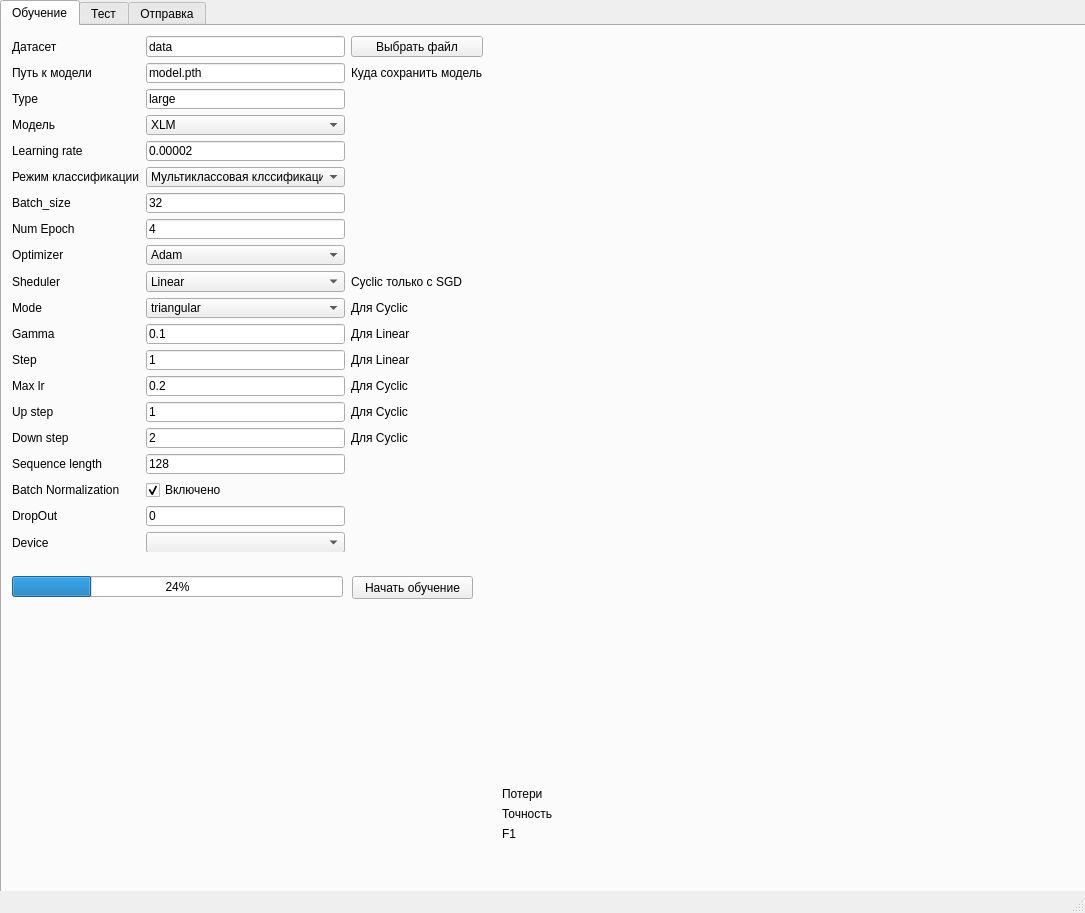
<?xml version="1.0" encoding="UTF-8"?>
<ui version="4.0">
 <class>MainWindow</class>
 <widget class="QMainWindow" name="MainWindow">
  <property name="geometry">
   <rect>
    <x>0</x>
    <y>0</y>
    <width>1085</width>
    <height>913</height>
   </rect>
  </property>
  <property name="windowTitle">
   <string>Learner</string>
  </property>
  <widget class="QWidget" name="centralwidget">
   <widget class="QTabWidget" name="tabWidget">
    <property name="geometry">
     <rect>
      <x>0</x>
      <y>0</y>
      <width>1471</width>
      <height>971</height>
     </rect>
    </property>
    <property name="currentIndex">
     <number>0</number>
    </property>
    <widget class="QWidget" name="tab">
     <attribute name="title">
      <string>Обучение</string>
     </attribute>
     <widget class="QWidget" name="gridLayoutWidget">
      <property name="geometry">
       <rect>
        <x>10</x>
        <y>10</y>
        <width>471</width>
        <height>516</height>
       </rect>
      </property>
      <layout class="QGridLayout" name="gridLayout">
       <item row="15" column="0">
        <widget class="QLabel" name="label_34">
         <property name="text">
          <string>Down step</string>
         </property>
        </widget>
       </item>
       <item row="18" column="1">
        <widget class="QLineEdit" name="lineEdit_9">
         <property name="text">
          <string>0</string>
         </property>
        </widget>
       </item>
       <item row="11" column="0">
        <widget class="QLabel" name="label_37">
         <property name="text">
          <string>Gamma</string>
         </property>
        </widget>
       </item>
       <item row="6" column="0">
        <widget class="QLabel" name="label_6">
         <property name="text">
          <string>Batch_size</string>
         </property>
        </widget>
       </item>
       <item row="11" column="2">
        <widget class="QLabel" name="label_39">
         <property name="text">
          <string>Для Linear</string>
         </property>
        </widget>
       </item>
       <item row="10" column="2">
        <widget class="QLabel" name="label_33">
         <property name="text">
          <string>Для Сyclic</string>
         </property>
        </widget>
       </item>
       <item row="9" column="1">
        <widget class="QComboBox" name="comboBox_4">
         <item>
          <property name="text">
           <string>Linear</string>
          </property>
         </item>
         <item>
          <property name="text">
           <string>Cyclic</string>
          </property>
         </item>
        </widget>
       </item>
       <item row="1" column="0">
        <widget class="QLabel" name="label_2">
         <property name="text">
          <string>Путь к модели</string>
         </property>
        </widget>
       </item>
       <item row="12" column="0">
        <widget class="QLabel" name="label_38">
         <property name="text">
          <string>Step</string>
         </property>
        </widget>
       </item>
       <item row="16" column="0">
        <widget class="QLabel" name="label_12">
         <property name="text">
          <string>Sequence length </string>
         </property>
        </widget>
       </item>
       <item row="0" column="2">
        <widget class="QPushButton" name="pushButton_4">
         <property name="text">
          <string>Выбрать файл</string>
         </property>
        </widget>
       </item>
       <item row="8" column="0">
        <widget class="QLabel" name="label_8">
         <property name="text">
          <string>Optimizer</string>
         </property>
        </widget>
       </item>
       <item row="18" column="0">
        <widget class="QLabel" name="label_14">
         <property name="text">
          <string>DropOut </string>
         </property>
        </widget>
       </item>
       <item row="19" column="0">
        <widget class="QLabel" name="label_29">
         <property name="text">
          <string>Device</string>
         </property>
        </widget>
       </item>
       <item row="8" column="1">
        <widget class="QComboBox" name="comboBox_3">
         <item>
          <property name="text">
           <string>Adam</string>
          </property>
         </item>
         <item>
          <property name="text">
           <string>AdamW</string>
          </property>
         </item>
         <item>
          <property name="text">
           <string>SGD</string>
          </property>
         </item>
        </widget>
       </item>
       <item row="10" column="0">
        <widget class="QLabel" name="label_32">
         <property name="text">
          <string>Mode</string>
         </property>
        </widget>
       </item>
       <item row="16" column="1">
        <widget class="QLineEdit" name="lineEdit_10">
         <property name="text">
          <string>128</string>
         </property>
        </widget>
       </item>
       <item row="13" column="2">
        <widget class="QLabel" name="label_35">
         <property name="text">
          <string>Для Сyclic</string>
         </property>
        </widget>
       </item>
       <item row="5" column="1">
        <widget class="QComboBox" name="comboBox_2">
         <item>
          <property name="text">
           <string>Мультиклассовая клссификация</string>
          </property>
         </item>
         <item>
          <property name="text">
           <string>Бинарная классификация</string>
          </property>
         </item>
        </widget>
       </item>
       <item row="7" column="1">
        <widget class="QLineEdit" name="lineEdit_5">
         <property name="text">
          <string>4</string>
         </property>
        </widget>
       </item>
       <item row="12" column="2">
        <widget class="QLabel" name="label_40">
         <property name="text">
          <string>Для Linear</string>
         </property>
        </widget>
       </item>
       <item row="15" column="1">
        <widget class="QLineEdit" name="lineEdit_15">
         <property name="text">
          <string>2</string>
         </property>
        </widget>
       </item>
       <item row="9" column="0">
        <widget class="QLabel" name="label_9">
         <property name="text">
          <string>Sheduler</string>
         </property>
        </widget>
       </item>
       <item row="9" column="2">
        <widget class="QLabel" name="label_42">
         <property name="text">
          <string>Cyclic только c SGD</string>
         </property>
        </widget>
       </item>
       <item row="12" column="1">
        <widget class="QLineEdit" name="lineEdit_17">
         <property name="text">
          <string>1</string>
         </property>
        </widget>
       </item>
       <item row="7" column="0">
        <widget class="QLabel" name="label_7">
         <property name="text">
          <string>Num Epoch</string>
         </property>
        </widget>
       </item>
       <item row="5" column="0">
        <widget class="QLabel" name="label_5">
         <property name="text">
          <string>Режим классификации</string>
         </property>
        </widget>
       </item>
       <item row="0" column="1">
        <widget class="QLineEdit" name="lineEdit">
         <property name="text">
          <string>data</string>
         </property>
        </widget>
       </item>
       <item row="4" column="1">
        <widget class="QLineEdit" name="lineEdit_3">
         <property name="text">
          <string>0.00002</string>
         </property>
        </widget>
       </item>
       <item row="3" column="1">
        <widget class="QComboBox" name="comboBox">
         <item>
          <property name="text">
           <string>XLM</string>
          </property>
         </item>
         <item>
          <property name="text">
           <string>Multilingual BERT</string>
          </property>
         </item>
        </widget>
       </item>
       <item row="14" column="1">
        <widget class="QLineEdit" name="lineEdit_11">
         <property name="text">
          <string>1</string>
         </property>
        </widget>
       </item>
       <item row="15" column="2">
        <widget class="QLabel" name="label_36">
         <property name="text">
          <string>Для Сyclic</string>
         </property>
        </widget>
       </item>
       <item row="6" column="1">
        <widget class="QLineEdit" name="lineEdit_4">
         <property name="text">
          <string>32</string>
         </property>
        </widget>
       </item>
       <item row="17" column="1">
        <widget class="QCheckBox" name="checkBox">
         <property name="enabled">
          <bool>true</bool>
         </property>
         <property name="tabletTracking">
          <bool>false</bool>
         </property>
         <property name="text">
          <string>Включено</string>
         </property>
         <property name="checked">
          <bool>true</bool>
         </property>
         <property name="tristate">
          <bool>false</bool>
         </property>
        </widget>
       </item>
       <item row="1" column="1">
        <widget class="QLineEdit" name="lineEdit_2">
         <property name="text">
          <string>model.pth</string>
         </property>
        </widget>
       </item>
       <item row="3" column="0">
        <widget class="QLabel" name="label_3">
         <property name="text">
          <string>Модель</string>
         </property>
        </widget>
       </item>
       <item row="14" column="0">
        <widget class="QLabel" name="label_11">
         <property name="text">
          <string>Up step</string>
         </property>
        </widget>
       </item>
       <item row="10" column="1">
        <widget class="QComboBox" name="comboBox_9">
         <item>
          <property name="text">
           <string>triangular</string>
          </property>
         </item>
         <item>
          <property name="text">
           <string>triangular2</string>
          </property>
         </item>
         <item>
          <property name="text">
           <string>exp_range</string>
          </property>
         </item>
        </widget>
       </item>
       <item row="4" column="0">
        <widget class="QLabel" name="label_4">
         <property name="text">
          <string>Learning rate</string>
         </property>
        </widget>
       </item>
       <item row="0" column="0">
        <widget class="QLabel" name="label">
         <property name="text">
          <string>Датасет</string>
         </property>
        </widget>
       </item>
       <item row="11" column="1">
        <widget class="QLineEdit" name="lineEdit_16">
         <property name="text">
          <string>0.1</string>
         </property>
        </widget>
       </item>
       <item row="13" column="0">
        <widget class="QLabel" name="label_10">
         <property name="text">
          <string>Max lr</string>
         </property>
        </widget>
       </item>
       <item row="14" column="2">
        <widget class="QLabel" name="label_31">
         <property name="text">
          <string>Для Сyclic</string>
         </property>
        </widget>
       </item>
       <item row="19" column="1">
        <widget class="QComboBox" name="comboBox_7"/>
       </item>
       <item row="1" column="2">
        <widget class="QLabel" name="label_41">
         <property name="text">
          <string>Куда сохранить модель</string>
         </property>
        </widget>
       </item>
       <item row="13" column="1">
        <widget class="QLineEdit" name="lineEdit_8">
         <property name="text">
          <string>0.2</string>
         </property>
        </widget>
       </item>
       <item row="17" column="0">
        <widget class="QLabel" name="label_13">
         <property name="text">
          <string>Batch Normalization</string>
         </property>
        </widget>
       </item>
       <item row="2" column="0">
        <widget class="QLabel" name="label_47">
         <property name="text">
          <string>Type</string>
         </property>
        </widget>
       </item>
       <item row="2" column="1">
        <widget class="QLineEdit" name="lineEdit_21">
         <property name="text">
          <string>large</string>
         </property>
        </widget>
       </item>
      </layout>
     </widget>
     <widget class="QPushButton" name="pushButton">
      <property name="geometry">
       <rect>
        <x>350</x>
        <y>550</y>
        <width>121</width>
        <height>23</height>
       </rect>
      </property>
      <property name="text">
       <string>Начать обучение</string>
      </property>
     </widget>
     <widget class="QProgressBar" name="progressBar">
      <property name="geometry">
       <rect>
        <x>10</x>
        <y>550</y>
        <width>331</width>
        <height>21</height>
       </rect>
      </property>
      <property name="value">
       <number>24</number>
      </property>
     </widget>
     <widget class="QWidget" name="verticalLayoutWidget">
      <property name="geometry">
       <rect>
        <x>490</x>
        <y>9</y>
        <width>571</width>
        <height>741</height>
       </rect>
      </property>
      <layout class="QVBoxLayout" name="verticalLayout">
       <item>
        <widget class="QWidget" name="widget" native="true"/>
       </item>
       <item>
        <widget class="QWidget" name="widget_2" native="true"/>
       </item>
       <item>
        <widget class="QWidget" name="widget_3" native="true"/>
       </item>
      </layout>
     </widget>
     <widget class="QLabel" name="label_15">
      <property name="geometry">
       <rect>
        <x>500</x>
        <y>810</y>
        <width>521</width>
        <height>51</height>
       </rect>
      </property>
      <property name="text">
       <string/>
      </property>
     </widget>
     <widget class="QLabel" name="label_26">
      <property name="geometry">
       <rect>
        <x>500</x>
        <y>760</y>
        <width>511</width>
        <height>16</height>
       </rect>
      </property>
      <property name="text">
       <string>Потери</string>
      </property>
     </widget>
     <widget class="QLabel" name="label_27">
      <property name="geometry">
       <rect>
        <x>500</x>
        <y>780</y>
        <width>541</width>
        <height>16</height>
       </rect>
      </property>
      <property name="text">
       <string>Точность</string>
      </property>
     </widget>
     <widget class="QLabel" name="label_45">
      <property name="geometry">
       <rect>
        <x>500</x>
        <y>800</y>
        <width>541</width>
        <height>16</height>
       </rect>
      </property>
      <property name="text">
       <string>F1</string>
      </property>
     </widget>
    </widget>
    <widget class="QWidget" name="tab_2">
     <attribute name="title">
      <string>Тест</string>
     </attribute>
     <widget class="QWidget" name="gridLayoutWidget_2">
      <property name="geometry">
       <rect>
        <x>20</x>
        <y>0</y>
        <width>531</width>
        <height>158</height>
       </rect>
      </property>
      <layout class="QGridLayout" name="gridLayout_2">
       <item row="1" column="0">
        <widget class="QLabel" name="label_19">
         <property name="text">
          <string>Путь сохранения результата</string>
         </property>
        </widget>
       </item>
       <item row="1" column="2">
        <widget class="QLineEdit" name="lineEdit_12">
         <property name="text">
          <string>output.txt</string>
         </property>
        </widget>
       </item>
       <item row="0" column="0">
        <widget class="QLabel" name="label_16">
         <property name="text">
          <string>Путь к  модели</string>
         </property>
        </widget>
       </item>
       <item row="2" column="0">
        <widget class="QLabel" name="label_17">
         <property name="text">
          <string>Модель</string>
         </property>
        </widget>
       </item>
       <item row="0" column="2">
        <widget class="QLineEdit" name="lineEdit_6">
         <property name="text">
          <string>model.pth</string>
         </property>
        </widget>
       </item>
       <item row="4" column="3">
        <widget class="QPushButton" name="pushButton_7">
         <property name="text">
          <string>Выбрать файл</string>
         </property>
        </widget>
       </item>
       <item row="4" column="2">
        <widget class="QLineEdit" name="lineEdit_7">
         <property name="text">
          <string>data</string>
         </property>
        </widget>
       </item>
       <item row="4" column="0">
        <widget class="QLabel" name="label_18">
         <property name="text">
          <string>Тестовый датасет</string>
         </property>
        </widget>
       </item>
       <item row="3" column="0">
        <widget class="QLabel" name="label_48">
         <property name="text">
          <string>Type</string>
         </property>
        </widget>
       </item>
       <item row="5" column="0">
        <widget class="QLabel" name="label_30">
         <property name="text">
          <string>Device</string>
         </property>
        </widget>
       </item>
       <item row="5" column="2">
        <widget class="QComboBox" name="comboBox_8"/>
       </item>
       <item row="0" column="3">
        <widget class="QPushButton" name="pushButton_6">
         <property name="text">
          <string>Выбрать файл</string>
         </property>
        </widget>
       </item>
       <item row="2" column="2">
        <widget class="QComboBox" name="comboBox_5">
         <item>
          <property name="text">
           <string>Multilingual BERT</string>
          </property>
         </item>
         <item>
          <property name="text">
           <string>XLM</string>
          </property>
         </item>
        </widget>
       </item>
       <item row="3" column="2">
        <widget class="QLineEdit" name="lineEdit_22">
         <property name="text">
          <string>large</string>
         </property>
        </widget>
       </item>
      </layout>
     </widget>
     <widget class="QPushButton" name="pushButton_2">
      <property name="geometry">
       <rect>
        <x>20</x>
        <y>160</y>
        <width>161</width>
        <height>23</height>
       </rect>
      </property>
      <property name="text">
       <string>Начать тестирование</string>
      </property>
     </widget>
     <widget class="Line" name="line">
      <property name="geometry">
       <rect>
        <x>560</x>
        <y>-20</y>
        <width>20</width>
        <height>511</height>
       </rect>
      </property>
      <property name="orientation">
       <enum>Qt::Vertical</enum>
      </property>
     </widget>
     <widget class="Line" name="line_2">
      <property name="geometry">
       <rect>
        <x>0</x>
        <y>230</y>
        <width>471</width>
        <height>16</height>
       </rect>
      </property>
      <property name="orientation">
       <enum>Qt::Horizontal</enum>
      </property>
     </widget>
     <widget class="QLabel" name="label_20">
      <property name="geometry">
       <rect>
        <x>20</x>
        <y>300</y>
        <width>47</width>
        <height>13</height>
       </rect>
      </property>
      <property name="text">
       <string/>
      </property>
     </widget>
     <widget class="QLabel" name="label_21">
      <property name="geometry">
       <rect>
        <x>24</x>
        <y>260</y>
        <width>361</width>
        <height>16</height>
       </rect>
      </property>
      <property name="text">
       <string>Потери: </string>
      </property>
     </widget>
     <widget class="QLabel" name="label_22">
      <property name="geometry">
       <rect>
        <x>24</x>
        <y>280</y>
        <width>321</width>
        <height>16</height>
       </rect>
      </property>
      <property name="text">
       <string>Точность: </string>
      </property>
     </widget>
     <widget class="QProgressBar" name="progressBar_2">
      <property name="geometry">
       <rect>
        <x>190</x>
        <y>160</y>
        <width>281</width>
        <height>23</height>
       </rect>
      </property>
      <property name="value">
       <number>24</number>
      </property>
     </widget>
     <widget class="QLabel" name="label_58">
      <property name="geometry">
       <rect>
        <x>20</x>
        <y>195</y>
        <width>531</width>
        <height>31</height>
       </rect>
      </property>
      <property name="text">
       <string>TextLabel</string>
      </property>
     </widget>
    </widget>
    <widget class="QWidget" name="tab_3">
     <attribute name="title">
      <string>Отправка</string>
     </attribute>
     <widget class="QWidget" name="gridLayoutWidget_3">
      <property name="geometry">
       <rect>
        <x>9</x>
        <y>9</y>
        <width>551</width>
        <height>206</height>
       </rect>
      </property>
      <layout class="QGridLayout" name="gridLayout_3">
       <item row="5" column="2">
        <widget class="QLabel" name="label_44">
         <property name="text">
          <string>Через Enter</string>
         </property>
        </widget>
       </item>
       <item row="0" column="1">
        <widget class="QLineEdit" name="lineEdit_13">
         <property name="text">
          <string>/model.pth</string>
         </property>
        </widget>
       </item>
       <item row="2" column="1">
        <widget class="QComboBox" name="comboBox_6">
         <item>
          <property name="text">
           <string>Multilingual BERT</string>
          </property>
         </item>
         <item>
          <property name="text">
           <string>XLM</string>
          </property>
         </item>
        </widget>
       </item>
       <item row="2" column="0">
        <widget class="QLabel" name="label_25">
         <property name="text">
          <string>Модель</string>
         </property>
        </widget>
       </item>
       <item row="0" column="0">
        <widget class="QLabel" name="label_23">
         <property name="text">
          <string>Путь к модели</string>
         </property>
        </widget>
       </item>
       <item row="4" column="1">
        <widget class="QLineEdit" name="lineEdit_18">
         <property name="text">
          <string>2</string>
         </property>
        </widget>
       </item>
       <item row="4" column="0">
        <widget class="QLabel" name="label_43">
         <property name="text">
          <string>Количество классов</string>
         </property>
        </widget>
       </item>
       <item row="5" column="0">
        <widget class="QLabel" name="label_28">
         <property name="text">
          <string>Метки</string>
         </property>
        </widget>
       </item>
       <item row="0" column="2">
        <widget class="QPushButton" name="pushButton_5">
         <property name="text">
          <string>Выбрать файл</string>
         </property>
        </widget>
       </item>
       <item row="1" column="1">
        <widget class="QLineEdit" name="lineEdit_14">
         <property name="text">
          <string>model</string>
         </property>
        </widget>
       </item>
       <item row="5" column="1">
        <widget class="QTextEdit" name="textEdit"/>
       </item>
       <item row="1" column="0">
        <widget class="QLabel" name="label_24">
         <property name="text">
          <string>Название модели</string>
         </property>
        </widget>
       </item>
       <item row="3" column="0">
        <widget class="QLabel" name="label_46">
         <property name="text">
          <string>Type</string>
         </property>
        </widget>
       </item>
       <item row="3" column="1">
        <widget class="QLineEdit" name="lineEdit_20">
         <property name="text">
          <string>large</string>
         </property>
        </widget>
       </item>
      </layout>
     </widget>
     <widget class="QPushButton" name="pushButton_3">
      <property name="geometry">
       <rect>
        <x>10</x>
        <y>271</y>
        <width>141</width>
        <height>23</height>
       </rect>
      </property>
      <property name="text">
       <string>Отправить</string>
      </property>
     </widget>
     <widget class="QProgressBar" name="progressBar_3">
      <property name="geometry">
       <rect>
        <x>170</x>
        <y>271</y>
        <width>311</width>
        <height>23</height>
       </rect>
      </property>
      <property name="value">
       <number>24</number>
      </property>
     </widget>
     <widget class="Line" name="line_3">
      <property name="geometry">
       <rect>
        <x>560</x>
        <y>0</y>
        <width>20</width>
        <height>541</height>
       </rect>
      </property>
      <property name="orientation">
       <enum>Qt::Vertical</enum>
      </property>
     </widget>
     <widget class="Line" name="line_4">
      <property name="geometry">
       <rect>
        <x>0</x>
        <y>303</y>
        <width>561</width>
        <height>16</height>
       </rect>
      </property>
      <property name="orientation">
       <enum>Qt::Horizontal</enum>
      </property>
     </widget>
     <widget class="QLineEdit" name="lineEdit_19">
      <property name="geometry">
       <rect>
        <x>20</x>
        <y>330</y>
        <width>531</width>
        <height>20</height>
       </rect>
      </property>
     </widget>
    </widget>
   </widget>
  </widget>
  <widget class="QStatusBar" name="statusbar"/>
  <action name="action">
   <property name="text">
    <string>п</string>
   </property>
  </action>
  <action name="action_2">
   <property name="text">
    <string>р</string>
   </property>
  </action>
 </widget>
 <resources/>
 <connections/>
</ui>
